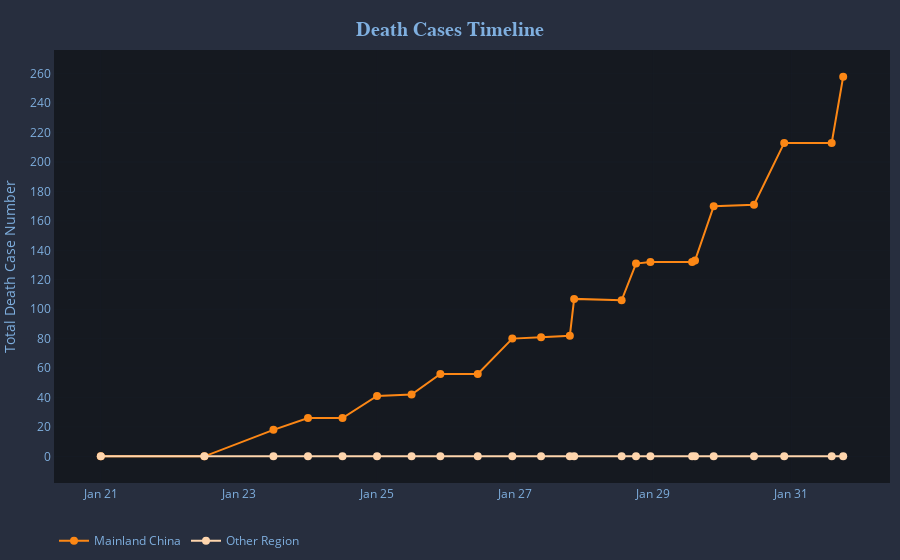

The notebook cell saved with this chart:
### Code cell
# Line plot for deaths cases
# Set up tick scale based on confirmed case number
tickList = list(np.arange(0, df_deaths['Mainland China'].max()+100, 20))

# Create empty figure canvas
fig_deaths = go.Figure()
# Add trace to the figure
fig_deaths.add_trace(go.Scatter(x=df_deaths['Date'], y=df_deaths['Mainland China'],
                         mode='lines+markers',
                         name='Mainland China',
                         line=dict(color='#fc8715', width=2),
                         marker=dict(size=8),
                         text=[datetime.strftime(d+timedelta(hours=16), '%b %d %Y %H:%M AEDT') for d in df_deaths['Date']],
                         hovertemplate='<b>%{text}</b><br></br>'+
                                       'Mainland China death<br>'+
                                       '%{y} cases<br>'+
                                       '<extra></extra>'))
fig_deaths.add_trace(go.Scatter(x=df_deaths['Date'], y=df_deaths['Other locations'],
                         mode='lines+markers',
                         name='Other Region',
                         line=dict(color='#fed5ad', width=2),
                         marker=dict(size=8),
                         text=[datetime.strftime(d+timedelta(hours=16), '%b %d %Y %H:%M AEDT') for d in df_deaths['Date']],
                         hovertemplate='<b>%{text}</b><br></br>'+
                                       'Other region death<br>'+
                                       '%{y} cases<br>'+
                                       '<extra></extra>'))
# Customise layout
fig_deaths.update_layout(
    title=dict(
        text="<b>Death Cases Timeline<b>",
        y=0.96, x=0.5, xanchor='center', yanchor='top',
        font=dict(size=20, color="#7fafdf", family="Playfair Display")
    ),
    margin=go.layout.Margin(
        l=5,
        r=10,
        b=10,
        t=50,
        pad=0
    ),
    yaxis=dict(
        showline=True, linecolor='#272e3e',
        zeroline=False,
        gridcolor='#272e3e',
        gridwidth = .1,
        tickmode='array',
        # Set tick range based on the maximum number
        tickvals=tickList,
        # Set tick label accordingly
        ticktext=['{:.0f}'.format(i) for i in tickList]
    ),
    yaxis_title="Total Death Case Number",
    xaxis=dict(
        showline=True, linecolor='#272e3e',
        gridcolor='#272e3e',
        gridwidth = .1,
        zeroline=False
    ),
    xaxis_tickformat='%b %d',
    hovermode = 'x',
    legend_orientation="h",
    plot_bgcolor='#151920',
    paper_bgcolor='#272e3e',
    font=dict(color='#7fafdf')
)

fig_deaths.show()

### Figure 1 — Plotly figure (JSON) as saved in the notebook; plotly's stock layout.template omitted (floating-point values rounded to 4 significant figures)
{"data": [{"hovertemplate": "<b>%{text}</b><br></br>Mainland China death<br>%{y} cases<br><extra></extra>", "line": {"color": "#fc8715", "width": 2}, "marker": {"size": 8}, "mode": "lines+markers", "name": "Mainland China", "text": ["Feb 01 2020 10:00 AEDT", "Feb 01 2020 06:00 AEDT", "Jan 31 2020 13:30 AEDT", "Jan 31 2020 03:00 AEDT", "Jan 30 2020 13:00 AEDT", "Jan 30 2020 06:30 AEDT", "Jan 30 2020 05:30 AEDT", "Jan 29 2020 15:00 AEDT", "Jan 29 2020 10:00 AEDT", "Jan 29 2020 05:00 AEDT", "Jan 28 2020 12:30 AEDT", "Jan 28 2020 11:00 AEDT", "Jan 28 2020 01:00 AEDT", "Jan 27 2020 15:00 AEDT", "Jan 27 2020 03:00 AEDT", "Jan 26 2020 14:00 AEDT", "Jan 26 2020 04:00 AEDT", "Jan 25 2020 16:00 AEDT", "Jan 25 2020 04:00 AEDT", "Jan 24 2020 16:00 AEDT", "Jan 24 2020 04:00 AEDT", "Jan 23 2020 04:00 AEDT", "Jan 21 2020 16:00 AEDT"], "type": "scatter", "x": ["2020-01-31T18:00:00", "2020-01-31T14:00:00", "2020-01-30T21:30:00", "2020-01-30T11:00:00", "2020-01-29T21:00:00", "2020-01-29T14:30:00", "2020-01-29T13:30:00", "2020-01-28T23:00:00", "2020-01-28T18:00:00", "2020-01-28T13:00:00", "2020-01-27T20:30:00", "2020-01-27T19:00:00", "2020-01-27T09:00:00", "2020-01-26T23:00:00", "2020-01-26T11:00:00", "2020-01-25T22:00:00", "2020-01-25T12:00:00", "2020-01-25T00:00:00", "2020-01-24T12:00:00", "2020-01-24T00:00:00", "2020-01-23T12:00:00", "2020-01-22T12:00:00", "2020-01-21T00:00:00"], "y": [258, 213, 213, 171, 170, 133, 132, 132, 131, 106, 107, 82, 81, 80, 56, 56, 42, 41, 26, 26, 18, 0, 0]}, {"hovertemplate": "<b>%{text}</b><br></br>Other region death<br>%{y} cases<br><extra></extra>", "line": {"color": "#fed5ad", "width": 2}, "marker": {"size": 8}, "mode": "lines+markers", "name": "Other Region", "text": ["Feb 01 2020 10:00 AEDT", "Feb 01 2020 06:00 AEDT", "Jan 31 2020 13:30 AEDT", "Jan 31 2020 03:00 AEDT", "Jan 30 2020 13:00 AEDT", "Jan 30 2020 06:30 AEDT", "Jan 30 2020 05:30 AEDT", "Jan 29 2020 15:00 AEDT", "Jan 29 2020 10:00 AEDT", "Jan 29 2020 05:00 AEDT", "Jan 28 2020 12:30 AEDT", "Jan 28 2020 11:00 AEDT", "Jan 28 2020 01:00 AEDT", "Jan 27 2020 15:00 AEDT", "Jan 27 2020 03:00 AEDT", "Jan 26 2020 14:00 AEDT", "Jan 26 2020 04:00 AEDT", "Jan 25 2020 16:00 AEDT", "Jan 25 2020 04:00 AEDT", "Jan 24 2020 16:00 AEDT", "Jan 24 2020 04:00 AEDT", "Jan 23 2020 04:00 AEDT", "Jan 21 2020 16:00 AEDT"], "type": "scatter", "x": ["2020-01-31T18:00:00", "2020-01-31T14:00:00", "2020-01-30T21:30:00", "2020-01-30T11:00:00", "2020-01-29T21:00:00", "2020-01-29T14:30:00", "2020-01-29T13:30:00", "2020-01-28T23:00:00", "2020-01-28T18:00:00", "2020-01-28T13:00:00", "2020-01-27T20:30:00", "2020-01-27T19:00:00", "2020-01-27T09:00:00", "2020-01-26T23:00:00", "2020-01-26T11:00:00", "2020-01-25T22:00:00", "2020-01-25T12:00:00", "2020-01-25T00:00:00", "2020-01-24T12:00:00", "2020-01-24T00:00:00", "2020-01-23T12:00:00", "2020-01-22T12:00:00", "2020-01-21T00:00:00"], "y": [0, 0, 0, 0, 0, 0, 0, 0, 0, 0, 0, 0, 0, 0, 0, 0, 0, 0, 0, 0, 0, 0, 0]}], "layout": {"font": {"color": "#7fafdf"}, "hovermode": "x", "legend": {"orientation": "h"}, "margin": {"b": 10, "l": 5, "pad": 0, "r": 10, "t": 50}, "paper_bgcolor": "#272e3e", "plot_bgcolor": "#151920", "title": {"font": {"color": "#7fafdf", "family": "Playfair Display", "size": 20}, "text": "<b>Death Cases Timeline<b>", "x": 0.5, "xanchor": "center", "y": 0.96, "yanchor": "top"}, "xaxis": {"gridcolor": "#272e3e", "gridwidth": 0.1, "linecolor": "#272e3e", "showline": true, "tickformat": "%b %d", "zeroline": false}, "yaxis": {"gridcolor": "#272e3e", "gridwidth": 0.1, "linecolor": "#272e3e", "showline": true, "tickmode": "array", "ticktext": ["0", "20", "40", "60", "80", "100", "120", "140", "160", "180", "200", "220", "240", "260", "280", "300", "320", "340"], "tickvals": [0, 20, 40, 60, 80, 100, 120, 140, 160, 180, 200, 220, 240, 260, 280, 300, 320, 340], "title": {"text": "Total Death Case Number"}, "zeroline": false}}}
